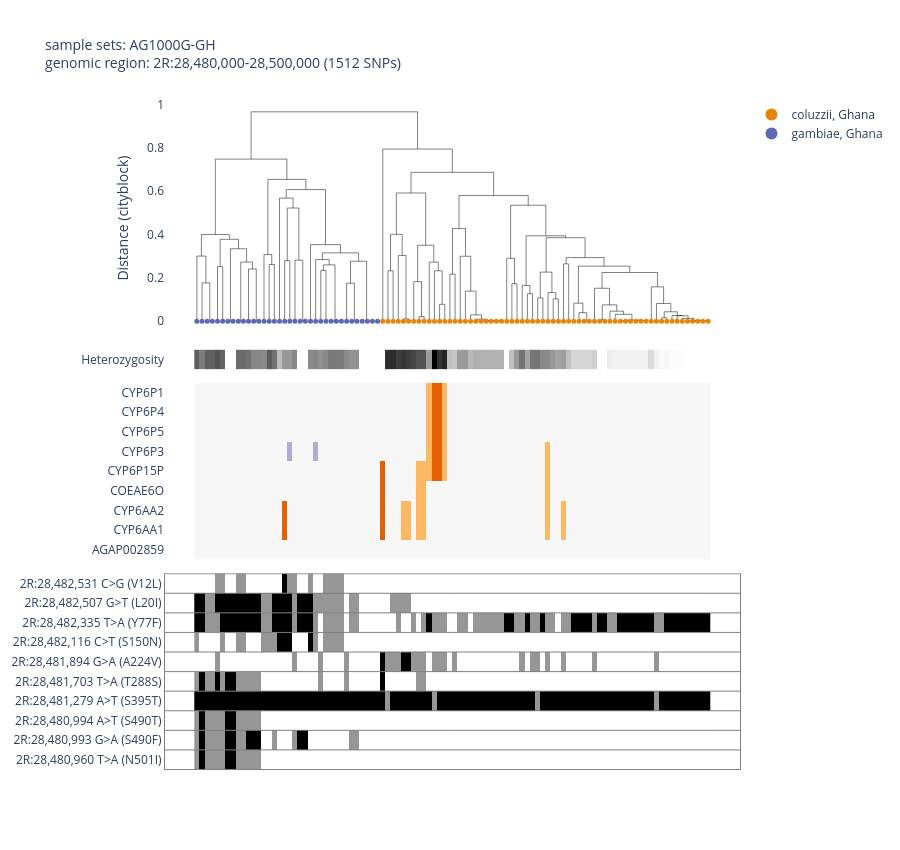

Notebook cell for this chart:
### Markdown cell above
## `plot_diplotype_clustering_advanced`

Same underlying dendrogram as above, but with extra annotation tracks stacked beneath it: per-sample heterozygosity, amino-acid variant genotypes for chosen transcripts, and/or gene CNV state - so you can see how those relate to the clustering. Key additional parameters beyond the ones shared with `plot_diplotype_clustering` above:

- **`heterozygosity`** (bool) / **`heterozygosity_colorscale`**: whether to draw the heterozygosity track, and its colour scale.
- **`snp_transcript`**: one or more transcript IDs to plot amino-acid variant genotypes for (as a track under the dendrogram); `None` omits this track entirely.
- **`snp_filter_min_maf`**: drops amino-acid variants below this minor allele frequency, to declutter the SNP track.
- **`snp_query`**: a pandas query string restricting which SNP effect types are shown (defaults to non-synonymous/start-lost/stop-lost/stop-gained - i.e. amino-acid-changing variants).
- **`cnv_region`**: genome region to plot gene CNV calls for (as another track); often the same as `region`, but can differ - `None` omits the CNV track.
- **`cnv_max_coverage_variance`**: excludes samples whose coverage variance exceeds this threshold before computing CNV calls (removes noisy/unreliable coverage profiles).
- **`dendrogram_height`** / **`heterozygosity_height`** / **`snp_row_height`** / **`cnv_row_height`**: pixel heights for each track, for layout control.

### Code cell
ag3.plot_diplotype_clustering_advanced(
    region="2R:28,480,000-28,500,000",
    cnv_region="2R:28,480,000-28,500,000",
    snp_transcript="AGAP002862-RA",
    snp_filter_min_maf=0.05,
    sample_sets="AG1000G-GH",
    site_mask="gamb_colu",
    color="taxon",
    symbol="country",
    linkage_method="complete",
    count_sort=True,
    distance_sort=False,
    show=False,
)

### Figure 1 — Plotly figure (JSON) as saved in the notebook; plotly's stock layout.template omitted (floating-point values rounded to 4 significant figures; data arrays with more than 128 entries replaced by an {"elided": "..."} marker saying what was removed)
{"data": [{"hovertemplate": "x=%{x}<br>y=%{y}<extra></extra>", "legendgroup": "", "line": {"color": "black", "dash": "solid", "width": 0.5}, "marker": {"size": 5, "symbol": "circle"}, "mode": "lines", "name": "", "orientation": "v", "showlegend": false, "type": "scatter", "x": {"elided": "495 float values"}, "xaxis": "x", "y": {"elided": "495 float values"}, "yaxis": "y"}, {"customdata": {"elided": "64x11 mixed values"}, "hovertemplate": "<b>%{hovertext}</b><br><br>taxon=%{customdata[3]}<br>country=%{customdata[4]}<br>x=%{x}<br>y=%{y}<br>sample_id=%{customdata[0]}<br>partner_sample_id=%{customdata[1]}<br>sample_set=%{customdata[2]}<br>admin1_iso=%{customdata[5]}<br>admin1_name=%{customdata[6]}<br>admin2_name=%{customdata[7]}<br>location=%{customdata[8]}<br>year=%{customdata[9]}<br>month=%{customdata[10]}<extra></extra>", "hovertext": ["AA0124-C", "AA0125-C", "AA0101-C", "AA0092-C", "AA0052-C", "AA0135-C", "AA0074-C", "AA0088-C", "AA0043-C", "AA0100-C", "AA0041-C", "AA0087-C", "AA0039-C", "AA0044-C", "AA0056-C", "AA0107-C", "AA0128-C", "AA0110-C", "AA0114-C", "AA0138-C", "AA0098-C", "AA0140-C", "AA0134-C", "AA0051-C", "AA0065-C", "AA0103-C", "AA0113-C", "AA0067-C", "AA0089-C", "AA0102-C", "AA0109-C", "AA0080-C", "AA0079-C", "AA0063-C", "AA0111-C", "AA0066-C", "AA0076-C", "AA0064-C", "AA0136-C", "AA0054-C", "AA0097-C", "AA0123-C", "AA0040-C", "AA0049-C", "AA0139-C", "AA0116-C", "AA0132-C", "AA0042-C", "AA0073-C", "AA0127-C", "AA0141-C", "AA0090-C", "AA0120-C", "AA0053-C", "AA0115-C", "AA0075-C", "AA0091-C", "AA0077-C", "AA0112-C", "AA0099-C", "AA0126-C", "AA0068-C", "AA0055-C", "AA0104-C"], "legendgroup": "coluzzii, Ghana", "line": {"color": "black", "width": 0.5}, "marker": {"color": "rgb(229, 134, 6)", "size": 5, "symbol": "circle"}, "mode": "markers", "name": "coluzzii, Ghana", "orientation": "v", "showlegend": true, "type": "scatter", "x": [36, 37, 38, 39, 40, 41, 42, 43, 44, 45, 46, 47, 48, 49, 50, 51, 52, 53, 54, 55, 56, 57, 58, 59, 60, 61, 62, 63, 64, 65, 66, 67, 68, 69, 70, 71, 72, 73, 74, 75, 76, 77, 78, 79, 80, 81, 82, 83, 84, 85, 86, 87, 88, 89, 90, 91, 92, 93, 94, 95, 96, 97, 98, 99], "xaxis": "x", "y": [0, 0, 0, 0, 0, 0, 0, 0, 0, 0, 0, 0, 0, 0, 0, 0, 0, 0, 0, 0, 0, 0, 0, 0, 0, 0, 0, 0, 0, 0, 0, 0, 0, 0, 0, 0, 0, 0, 0, 0, 0, 0, 0, 0, 0, 0, 0, 0, 0, 0, 0, 0, 0, 0, 0, 0, 0, 0, 0, 0, 0, 0, 0, 0], "yaxis": "y"}, {"customdata": {"elided": "36x11 mixed values"}, "hovertemplate": "<b>%{hovertext}</b><br><br>taxon=%{customdata[3]}<br>country=%{customdata[4]}<br>x=%{x}<br>y=%{y}<br>sample_id=%{customdata[0]}<br>partner_sample_id=%{customdata[1]}<br>sample_set=%{customdata[2]}<br>admin1_iso=%{customdata[5]}<br>admin1_name=%{customdata[6]}<br>admin2_name=%{customdata[7]}<br>location=%{customdata[8]}<br>year=%{customdata[9]}<br>month=%{customdata[10]}<extra></extra>", "hovertext": ["AA0108-C", "AA0131-C", "AA0047-C", "AA0045-C", "AA0071-C", "AA0095-C", "AA0070-C", "AA0118-C", "AA0130-C", "AA0081-C", "AA0093-C", "AA0059-C", "AA0094-C", "AA0122-C", "AA0061-C", "AA0057-C", "AA0086-C", "AA0129-C", "AA0137-C", "AA0085-C", "AA0133-C", "AA0072-C", "AA0096-C", "AA0119-C", "AA0105-C", "AA0058-C", "AA0050-C", "AA0117-C", "AA0062-C", "AA0048-C", "AA0084-C", "AA0069-C", "AA0046-C", "AA0082-C", "AA0106-C", "AA0060-C"], "legendgroup": "gambiae, Ghana", "line": {"color": "black", "width": 0.5}, "marker": {"color": "rgb(93, 105, 177)", "size": 5, "symbol": "circle"}, "mode": "markers", "name": "gambiae, Ghana", "orientation": "v", "showlegend": true, "type": "scatter", "x": [0, 1, 2, 3, 4, 5, 6, 7, 8, 9, 10, 11, 12, 13, 14, 15, 16, 17, 18, 19, 20, 21, 22, 23, 24, 25, 26, 27, 28, 29, 30, 31, 32, 33, 34, 35], "xaxis": "x", "y": [0, 0, 0, 0, 0, 0, 0, 0, 0, 0, 0, 0, 0, 0, 0, 0, 0, 0, 0, 0, 0, 0, 0, 0, 0, 0, 0, 0, 0, 0, 0, 0, 0, 0, 0, 0], "yaxis": "y"}, {"colorscale": [[0.0, "rgb(255,255,255)"], [0.125, "rgb(240,240,240)"], [0.25, "rgb(217,217,217)"], [0.375, "rgb(189,189,189)"], [0.5, "rgb(150,150,150)"], [0.625, "rgb(115,115,115)"], [0.75, "rgb(82,82,82)"], [0.875, "rgb(37,37,37)"], [1.0, "rgb(0,0,0)"]], "showlegend": false, "showscale": false, "type": "heatmap", "xaxis": "x2", "y": ["Heterozygosity"], "yaxis": "y2", "z": [[0.01457, 0.01231, 0.01448, 0.01448, 0.01534, 0.01419, 0.0, 0.0, 0.01354, 0.0136, 0.01305, 0.01152, 0.01153, 0.01127, 0.01482, 0.01316, 0.007827, 0.01017, 0.01033, 0.01152, 5.434e-05, 5.435e-05, 0.01131, 0.01154, 0.01073, 0.01138, 0.01258, 0.01247, 0.01247, 0.01116, 0.01072, 0.01072, 5.443e-05, 0.0, 0.0, 0.0, 0.0001087, 0.01753, 0.01774, 0.01676, 0.01717, 0.01674, 0.01638, 0.01561, 0.0155, 0.01002, 0.02078, 0.01724, 0.01817, 0.007511, 0.007078, 0.01007, 0.01012, 0.008214, 0.008649, 0.008594, 0.008594, 0.008594, 0.00854, 0.008486, 0.0, 0.007511, 0.01017, 0.013, 0.009519, 0.01277, 0.01292, 0.01145, 0.01121, 0.01023, 0.009469, 0.0099, 0.007507, 0.005496, 0.005441, 0.00555, 0.005443, 0.006093, 0.0001088, 5.44e-05, 0.002939, 0.002339, 0.002448, 0.002394, 0.002339, 0.002395, 0.002339, 0.002285, 0.005004, 0.002176, 0.001088, 0.001197, 0.0005987, 0.0005983, 0.0004352, 0.0, 5.44e-05, 5.44e-05, 5.44e-05, 0.0]]}, {"colorscale": [[0.0, "#cccccc"], [0.2, "#5e3c99"], [0.4, "#b2abd2"], [0.6, "#f7f7f7"], [0.8, "#fdb863"], [1.0, "#e66101"]], "showlegend": false, "showscale": false, "type": "heatmap", "xaxis": "x3", "y": ["AGAP002859", "CYP6AA1", "CYP6AA2", "COEAE6O", "CYP6P15P", "CYP6P3", "CYP6P5", "CYP6P4", "CYP6P1"], "yaxis": "y3", "z": {"elided": "9x100 int values"}, "zmax": 4, "zmin": -1}, {"colorscale": [[0.0, "rgb(255,255,255)"], [0.125, "rgb(240,240,240)"], [0.25, "rgb(217,217,217)"], [0.375, "rgb(189,189,189)"], [0.5, "rgb(150,150,150)"], [0.625, "rgb(115,115,115)"], [0.75, "rgb(82,82,82)"], [0.875, "rgb(37,37,37)"], [1.0, "rgb(0,0,0)"]], "showlegend": false, "showscale": false, "type": "heatmap", "xaxis": "x4", "y": ["2R:28,480,960 T>A (N501I)", "2R:28,480,993 G>A (S490F)", "2R:28,480,994 A>T (S490T)", "2R:28,481,279 A>T (S395T)", "2R:28,481,703 T>A (T288S)", "2R:28,481,894 G>A (A224V)", "2R:28,482,116 C>T (S150N)", "2R:28,482,335 T>A (Y77F)", "2R:28,482,507 G>T (L20I)", "2R:28,482,531 C>G (V12L)"], "yaxis": "y4", "z": {"elided": "10x100 int values"}}], "layout": {"height": 850, "hovermode": "closest", "legend": {"itemsizing": "constant", "tracegroupgap": 0}, "plot_bgcolor": "white", "shapes": [{"line": {"color": "grey", "width": 1}, "type": "line", "x0": 0, "x1": 1, "xref": "x4 domain", "y0": -0.5, "y1": -0.5, "yref": "y4"}, {"line": {"color": "grey", "width": 1}, "type": "line", "x0": 0, "x1": 1, "xref": "x4 domain", "y0": 0.5, "y1": 0.5, "yref": "y4"}, {"line": {"color": "grey", "width": 1}, "type": "line", "x0": 0, "x1": 1, "xref": "x4 domain", "y0": 1.5, "y1": 1.5, "yref": "y4"}, {"line": {"color": "grey", "width": 1}, "type": "line", "x0": 0, "x1": 1, "xref": "x4 domain", "y0": 2.5, "y1": 2.5, "yref": "y4"}, {"line": {"color": "grey", "width": 1}, "type": "line", "x0": 0, "x1": 1, "xref": "x4 domain", "y0": 3.5, "y1": 3.5, "yref": "y4"}, {"line": {"color": "grey", "width": 1}, "type": "line", "x0": 0, "x1": 1, "xref": "x4 domain", "y0": 4.5, "y1": 4.5, "yref": "y4"}, {"line": {"color": "grey", "width": 1}, "type": "line", "x0": 0, "x1": 1, "xref": "x4 domain", "y0": 5.5, "y1": 5.5, "yref": "y4"}, {"line": {"color": "grey", "width": 1}, "type": "line", "x0": 0, "x1": 1, "xref": "x4 domain", "y0": 6.5, "y1": 6.5, "yref": "y4"}, {"line": {"color": "grey", "width": 1}, "type": "line", "x0": 0, "x1": 1, "xref": "x4 domain", "y0": 7.5, "y1": 7.5, "yref": "y4"}, {"line": {"color": "grey", "width": 1}, "type": "line", "x0": 0, "x1": 1, "xref": "x4 domain", "y0": 8.5, "y1": 8.5, "yref": "y4"}, {"line": {"color": "grey", "width": 1}, "type": "line", "x0": 0, "x1": 1, "xref": "x4 domain", "y0": 9.5, "y1": 9.5, "yref": "y4"}], "title": {"font": {"size": 14}, "text": "sample sets: AG1000G-GH<br>genomic region: 2R:28,480,000-28,500,000 (1512 SNPs)"}, "xaxis": {"anchor": "y", "domain": [0.0, 1.0], "matches": "x4", "showticklabels": false, "visible": false}, "xaxis2": {"anchor": "y2", "domain": [0.0, 1.0], "matches": "x4", "showticklabels": false, "visible": false}, "xaxis3": {"anchor": "y3", "domain": [0.0, 1.0], "matches": "x4", "showticklabels": false, "visible": false}, "xaxis4": {"anchor": "y4", "domain": [0.0, 1.0], "linecolor": "grey", "linewidth": 1, "mirror": true, "showline": true, "visible": false}, "yaxis": {"anchor": "x", "domain": [0.6475, 1.0], "title": {"text": "Distance (cityblock)"}}, "yaxis2": {"anchor": "x2", "domain": [0.5981, 0.6275]}, "yaxis3": {"anchor": "x3", "domain": [0.3137, 0.5781]}, "yaxis4": {"anchor": "x4", "domain": [0.0, 0.2937], "linecolor": "grey", "linewidth": 1, "mirror": true, "showline": true}}}
